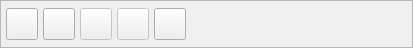
      <widget class="QFrame" name="frame_3" >
       <property name="sizePolicy" >
        <sizepolicy vsizetype="Fixed" hsizetype="Expanding" >
         <horstretch>0</horstretch>
         <verstretch>0</verstretch>
        </sizepolicy>
       </property>
       <property name="minimumSize" >
        <size>
         <width>42</width>
         <height>42</height>
        </size>
       </property>
       <property name="maximumSize" >
        <size>
         <width>16777215</width>
         <height>48</height>
        </size>
       </property>
       <property name="frameShape" >
        <enum>QFrame::StyledPanel</enum>
       </property>
       <property name="frameShadow" >
        <enum>QFrame::Raised</enum>
       </property>
       <layout class="QHBoxLayout" >
        <property name="spacing" >
         <number>5</number>
        </property>
        <property name="leftMargin" >
         <number>5</number>
        </property>
        <property name="topMargin" >
         <number>5</number>
        </property>
        <property name="rightMargin" >
         <number>5</number>
        </property>
        <property name="bottomMargin" >
         <number>5</number>
        </property>
        <item>
         <widget class="QToolButton" name="mui_guardar" >
          <property name="sizePolicy" >
           <sizepolicy vsizetype="Fixed" hsizetype="Fixed" >
            <horstretch>0</horstretch>
            <verstretch>0</verstretch>
           </sizepolicy>
          </property>
          <property name="minimumSize" >
           <size>
            <width>32</width>
            <height>32</height>
           </size>
          </property>
          <property name="maximumSize" >
           <size>
            <width>32</width>
            <height>32</height>
           </size>
          </property>
          <property name="toolTip" >
           <string>Guardar cuenta</string>
          </property>
          <property name="text" >
           <string/>
          </property>
          <property name="icon" >
           <iconset resource="../../../bulmages.qrc" >:/Genericos32x32/images/png/i_save.xpm</iconset>
          </property>
          <property name="iconSize" >
           <size>
            <width>32</width>
            <height>32</height>
           </size>
          </property>
          <property name="shortcut" >
           <string>Ctrl+S</string>
          </property>
         </widget>
        </item>
        <item>
         <widget class="QToolButton" name="mui_nuevo" >
          <property name="sizePolicy" >
           <sizepolicy vsizetype="Fixed" hsizetype="Fixed" >
            <horstretch>0</horstretch>
            <verstretch>0</verstretch>
           </sizepolicy>
          </property>
          <property name="minimumSize" >
           <size>
            <width>32</width>
            <height>32</height>
           </size>
          </property>
          <property name="maximumSize" >
           <size>
            <width>32</width>
            <height>32</height>
           </size>
          </property>
          <property name="toolTip" >
           <string>Nueva cuenta</string>
          </property>
          <property name="text" >
           <string/>
          </property>
          <property name="icon" >
           <iconset resource="../../../bulmages.qrc" >:/Genericos32x32/images/png/i_fileNew.xpm</iconset>
          </property>
          <property name="iconSize" >
           <size>
            <width>32</width>
            <height>32</height>
           </size>
          </property>
          <property name="shortcut" >
           <string>Ctrl+N</string>
          </property>
         </widget>
        </item>
        <item>
         <widget class="QToolButton" name="botoninteligente_2" >
          <property name="enabled" >
           <bool>false</bool>
          </property>
          <property name="sizePolicy" >
           <sizepolicy vsizetype="Fixed" hsizetype="Fixed" >
            <horstretch>0</horstretch>
            <verstretch>0</verstretch>
           </sizepolicy>
          </property>
          <property name="minimumSize" >
           <size>
            <width>32</width>
            <height>32</height>
           </size>
          </property>
          <property name="maximumSize" >
           <size>
            <width>32</width>
            <height>32</height>
           </size>
          </property>
          <property name="toolTip" >
           <string>Duplicar Asiento</string>
          </property>
          <property name="text" >
           <string/>
          </property>
          <property name="icon" >
           <iconset resource="../../../bulmages.qrc" >:/Genericos32x32/images/png/i_immportar.png</iconset>
          </property>
          <property name="iconSize" >
           <size>
            <width>22</width>
            <height>22</height>
           </size>
          </property>
         </widget>
        </item>
        <item>
         <widget class="QToolButton" name="ToolButton17" >
          <property name="enabled" >
           <bool>false</bool>
          </property>
          <property name="sizePolicy" >
           <sizepolicy vsizetype="Fixed" hsizetype="Fixed" >
            <horstretch>0</horstretch>
            <verstretch>0</verstretch>
           </sizepolicy>
          </property>
          <property name="minimumSize" >
           <size>
            <width>32</width>
            <height>32</height>
           </size>
          </property>
          <property name="maximumSize" >
           <size>
            <width>32</width>
            <height>32</height>
           </size>
          </property>
          <property name="toolTip" >
           <string>Cargar Asiento</string>
          </property>
          <property name="text" >
           <string/>
          </property>
          <property name="icon" >
           <iconset resource="../../../bulmages.qrc" >:/Genericos32x32/images/png/i_exportar.png</iconset>
          </property>
          <property name="iconSize" >
           <size>
            <width>22</width>
            <height>22</height>
           </size>
          </property>
         </widget>
        </item>
        <item>
         <widget class="QToolButton" name="mui_borrar" >
          <property name="sizePolicy" >
           <sizepolicy vsizetype="Fixed" hsizetype="Fixed" >
            <horstretch>0</horstretch>
            <verstretch>0</verstretch>
           </sizepolicy>
          </property>
          <property name="minimumSize" >
           <size>
            <width>32</width>
            <height>32</height>
           </size>
          </property>
          <property name="maximumSize" >
           <size>
            <width>32</width>
            <height>32</height>
           </size>
          </property>
          <property name="toolTip" >
           <string>Borrar cuenta</string>
          </property>
          <property name="text" >
           <string/>
          </property>
          <property name="icon" >
           <iconset resource="../../../bulmages.qrc" >:/Genericos32x32/images/png/i_editDelete.png</iconset>
          </property>
          <property name="iconSize" >
           <size>
            <width>32</width>
            <height>32</height>
           </size>
          </property>
          <property name="shortcut" >
           <string>Ctrl+D</string>
          </property>
         </widget>
        </item>
        <item>
         <spacer>
          <property name="orientation" >
           <enum>Qt::Horizontal</enum>
          </property>
          <property name="sizeType" >
           <enum>QSizePolicy::Expanding</enum>
          </property>
          <property name="sizeHint" >
           <size>
            <width>221</width>
            <height>26</height>
           </size>
          </property>
         </spacer>
        </item>
       </layout>
      </widget>
